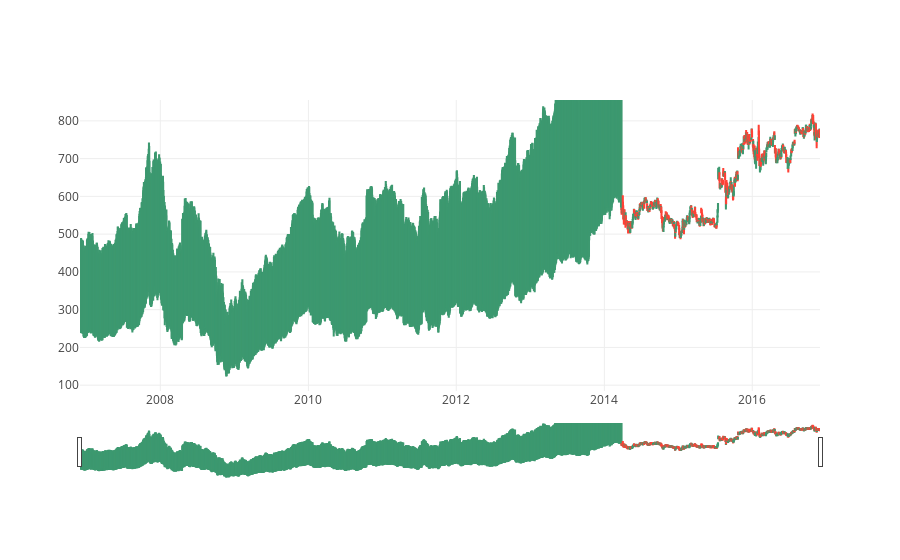

Notebook code cell kept with this figure:
### Code cell
trace = go.Candlestick(x=google.index,
                open=google.Open,
                high=google.High,
                low=google.Low,
                close=google.Close)
data = [trace]
iplot(data, filename='simple_candlestick')

### Figure 1 — Plotly figure (JSON) as saved in the notebook; plotly's stock layout.template omitted (floating-point values rounded to 4 significant figures; data arrays with more than 128 entries replaced by an {"elided": "..."} marker saying what was removed)
{"data": [{"close": {"elided": "2517 float values"}, "high": {"elided": "2517 float values"}, "low": {"elided": "2517 float values"}, "open": {"elided": "2517 float values"}, "type": "candlestick", "uid": "f4aa1832-3af6-44a6-8b41-711daa525d16", "x": {"elided": "2517 str values"}}], "layout": {}}
